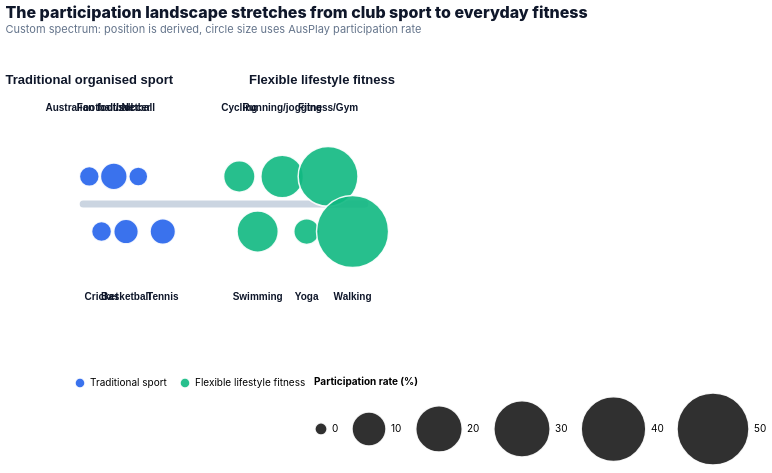

Describe this chart as a Vega-Lite specification.
### Vega-Lite specification from a JSON file in a GitHub repository (floating-point values rounded to 4 significant figures)
{"$schema": "https://vega.github.io/schema/vega-lite/v5.json", "background": "transparent", "config": {"view": {"stroke": null}, "axis": {"labelFont": "Inter, Arial, sans-serif", "titleFont": "Inter, Arial, sans-serif", "labelColor": "#334155", "titleColor": "#0f172a", "gridColor": "#e8edf4", "domainColor": "#cbd5e1", "tickColor": "#cbd5e1", "labelFontSize": 11, "titleFontSize": 11, "titlePadding": 10}, "legend": {"labelFont": "Inter, Arial, sans-serif", "titleFont": "Inter, Arial, sans-serif", "orient": "bottom", "labelLimit": 180, "labelFontSize": 10, "titleFontSize": 10, "symbolType": "circle"}, "title": {"font": "Inter, Arial, sans-serif", "fontSize": 16, "fontWeight": 800, "subtitleFont": "Inter, Arial, sans-serif", "subtitleFontSize": 11, "anchor": "start", "color": "#0f172a", "subtitleColor": "#64748b", "offset": 14}, "bar": {"cornerRadiusEnd": 5}, "range": {"category": ["#0f766e", "#2563eb", "#f59e0b", "#db2777", "#8b5cf6", "#14b8a6", "#64748b"]}}, "title": {"text": "The participation landscape stretches from club sport to everyday fitness", "subtitle": "Custom spectrum: position is derived, circle size uses AusPlay participation rate"}, "width": "container", "height": 310, "layer": [{"data": {"values": [{"x": 0.8, "y": 1, "order": 1}, {"x": 10, "y": 1, "order": 2}]}, "mark": {"type": "line", "stroke": "#cbd5e1", "strokeWidth": 7, "strokeCap": "round"}, "encoding": {"x": {"field": "x", "type": "quantitative", "scale": {"domain": [0.5, 10.3]}, "axis": null}, "y": {"field": "y", "type": "quantitative", "scale": {"domain": [0.55, 1.45]}, "axis": null}, "order": {"field": "order", "type": "quantitative"}}}, {"data": {"values": [{"x": 1, "y": 1.36, "label": "Traditional organised sport"}, {"x": 8.6, "y": 1.36, "label": "Flexible lifestyle fitness"}]}, "mark": {"type": "text", "fontSize": 13, "fontWeight": 900, "color": "#0f172a"}, "encoding": {"x": {"field": "x", "type": "quantitative", "scale": {"domain": [0.5, 10.3]}, "axis": null}, "y": {"field": "y", "type": "quantitative", "scale": {"domain": [0.55, 1.45]}, "axis": null}, "text": {"field": "label"}}}, {"data": {"values": [{"activity": "Australian football", "spectrum_score": 1, "participation_rate_pct": 2.42, "estimated_participants": 547129, "side": "Traditional sport", "spectrum_y": 1.08, "label_y": 1.28}, {"activity": "Cricket", "spectrum_score": 1.4, "participation_rate_pct": 2.49, "estimated_participants": 563967, "side": "Traditional sport", "spectrum_y": 0.92, "label_y": 0.73}, {"activity": "Football/soccer", "spectrum_score": 1.8, "participation_rate_pct": 5.62, "estimated_participants": 1273027, "side": "Traditional sport", "spectrum_y": 1.08, "label_y": 1.28}, {"activity": "Basketball", "spectrum_score": 2.2, "participation_rate_pct": 4.53, "estimated_participants": 1024360, "side": "Traditional sport", "spectrum_y": 0.92, "label_y": 0.73}, {"activity": "Netball", "spectrum_score": 2.6, "participation_rate_pct": 2.11, "estimated_participants": 476973, "side": "Traditional sport", "spectrum_y": 1.08, "label_y": 1.28}, {"activity": "Tennis", "spectrum_score": 3.4, "participation_rate_pct": 4.94, "estimated_participants": 1118407, "side": "Traditional sport", "spectrum_y": 0.92, "label_y": 0.73}, {"activity": "Cycling", "spectrum_score": 5.9, "participation_rate_pct": 8.29, "estimated_participants": 1877339, "side": "Flexible lifestyle fitness", "spectrum_y": 1.08, "label_y": 1.28}, {"activity": "Swimming", "spectrum_score": 6.5, "participation_rate_pct": 15.39, "estimated_participants": 3483472, "side": "Flexible lifestyle fitness", "spectrum_y": 0.92, "label_y": 0.73}, {"activity": "Running/jogging", "spectrum_score": 7.3, "participation_rate_pct": 16.53, "estimated_participants": 3740484, "side": "Flexible lifestyle fitness", "spectrum_y": 1.08, "label_y": 1.28}, {"activity": "Yoga", "spectrum_score": 8.1, "participation_rate_pct": 5.07, "estimated_participants": 1148005, "side": "Flexible lifestyle fitness", "spectrum_y": 0.92, "label_y": 0.73}, {"activity": "Fitness/Gym", "spectrum_score": 8.8, "participation_rate_pct": 34.1, "estimated_participants": 7719043, "side": "Flexible lifestyle fitness", "spectrum_y": 1.08, "label_y": 1.28}, {"activity": "Walking", "spectrum_score": 9.6, "participation_rate_pct": 50.2, "estimated_participants": 11363621, "side": "Flexible lifestyle fitness", "spectrum_y": 0.92, "label_y": 0.73}]}, "mark": {"type": "circle", "opacity": 0.9, "stroke": "#fff", "strokeWidth": 1.5, "tooltip": true}, "encoding": {"x": {"field": "spectrum_score", "type": "quantitative", "scale": {"domain": [0.5, 10.3]}, "axis": null}, "y": {"field": "spectrum_y", "type": "quantitative", "scale": {"domain": [0.55, 1.45]}, "axis": null}, "size": {"field": "participation_rate_pct", "type": "quantitative", "title": "Participation rate (%)", "scale": {"range": [150, 5200]}}, "color": {"field": "side", "type": "nominal", "title": null, "scale": {"domain": ["Traditional sport", "Flexible lifestyle fitness"], "range": ["#2563eb", "#10b981"]}}, "tooltip": [{"field": "activity", "title": "Activity"}, {"field": "side", "title": "Type"}, {"field": "participation_rate_pct", "title": "Participation rate (%)", "format": ".1f"}, {"field": "estimated_participants", "title": "Estimated adult participants", "format": ","}]}}, {"data": {"values": [{"activity": "Australian football", "spectrum_score": 1, "participation_rate_pct": 2.42, "estimated_participants": 547129, "side": "Traditional sport", "spectrum_y": 1.08, "label_y": 1.28}, {"activity": "Cricket", "spectrum_score": 1.4, "participation_rate_pct": 2.49, "estimated_participants": 563967, "side": "Traditional sport", "spectrum_y": 0.92, "label_y": 0.73}, {"activity": "Football/soccer", "spectrum_score": 1.8, "participation_rate_pct": 5.62, "estimated_participants": 1273027, "side": "Traditional sport", "spectrum_y": 1.08, "label_y": 1.28}, {"activity": "Basketball", "spectrum_score": 2.2, "participation_rate_pct": 4.53, "estimated_participants": 1024360, "side": "Traditional sport", "spectrum_y": 0.92, "label_y": 0.73}, {"activity": "Netball", "spectrum_score": 2.6, "participation_rate_pct": 2.11, "estimated_participants": 476973, "side": "Traditional sport", "spectrum_y": 1.08, "label_y": 1.28}, {"activity": "Tennis", "spectrum_score": 3.4, "participation_rate_pct": 4.94, "estimated_participants": 1118407, "side": "Traditional sport", "spectrum_y": 0.92, "label_y": 0.73}, {"activity": "Cycling", "spectrum_score": 5.9, "participation_rate_pct": 8.29, "estimated_participants": 1877339, "side": "Flexible lifestyle fitness", "spectrum_y": 1.08, "label_y": 1.28}, {"activity": "Swimming", "spectrum_score": 6.5, "participation_rate_pct": 15.39, "estimated_participants": 3483472, "side": "Flexible lifestyle fitness", "spectrum_y": 0.92, "label_y": 0.73}, {"activity": "Running/jogging", "spectrum_score": 7.3, "participation_rate_pct": 16.53, "estimated_participants": 3740484, "side": "Flexible lifestyle fitness", "spectrum_y": 1.08, "label_y": 1.28}, {"activity": "Yoga", "spectrum_score": 8.1, "participation_rate_pct": 5.07, "estimated_participants": 1148005, "side": "Flexible lifestyle fitness", "spectrum_y": 0.92, "label_y": 0.73}, {"activity": "Fitness/Gym", "spectrum_score": 8.8, "participation_rate_pct": 34.1, "estimated_participants": 7719043, "side": "Flexible lifestyle fitness", "spectrum_y": 1.08, "label_y": 1.28}, {"activity": "Walking", "spectrum_score": 9.6, "participation_rate_pct": 50.2, "estimated_participants": 11363621, "side": "Flexible lifestyle fitness", "spectrum_y": 0.92, "label_y": 0.73}]}, "mark": {"type": "text", "fontSize": 10, "fontWeight": 700, "color": "#0f172a"}, "encoding": {"x": {"field": "spectrum_score", "type": "quantitative", "scale": {"domain": [0.5, 10.3]}, "axis": null}, "y": {"field": "label_y", "type": "quantitative", "scale": {"domain": [0.55, 1.45]}, "axis": null}, "text": {"field": "activity"}}}]}
